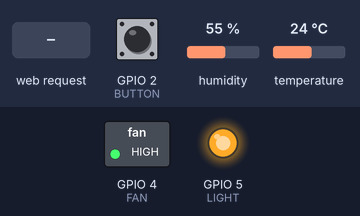
This sketch was run on a simulated ESP8266 (NodeMCU). Parts: switched loads named in the sketch (green lamp = pin HIGH), output pins drawn as LEDs (lit = HIGH). The inputs (shaded band) are chosen by the test bench; at power-on: GPIO 2 (BUTTON) LOW, humidity 55 %, temperature 24 °C. WiFi joins after 1.5 s; servers stay silent unless stated; EEPROM starts erased; what the sketch prints to the serial monitor is not drawn.

Above: at 2.7 s.
2.8 s: HTTP request GET /a received
At 3.4 s:
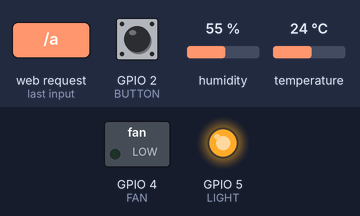
4.3 s: HTTP request GET /b received
At 4.9 s:
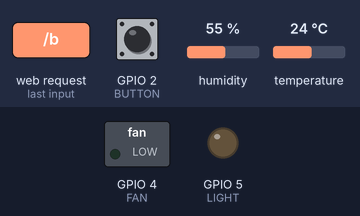
5.8 s: HTTP request GET /a received
At 6.9 s:
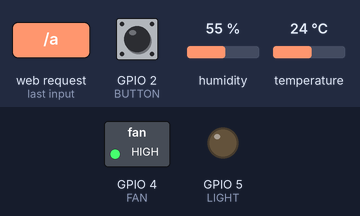
Timing chart, 0 to 8.8 s (numbered marks = the images above; inputs shaded):
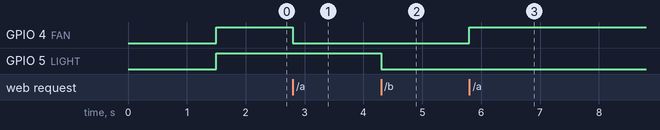

Measured:
- after the input at 2.8 s, GPIO 4 (FAN): HIGH → LOW at once
- after the input at 4.3 s, GPIO 5 (LIGHT): HIGH → LOW at once
- after the input at 5.8 s, GPIO 4 (FAN): LOW → HIGH at once

The sketch:

WiFiWebServer.ino
```cpp
#include <Arduino.h>

#include <ESP8266WiFi.h>
#include <EEPROM.h>
#include <DHT.h>

#define FAN 4
#define LIGHT 5
#define DHTPIN 0
#define DHTTYPE DHT11
#define BUTTON 2

bool fan;
bool light;
bool aux;
int reading;
int addr_fan = 0;
int addr_light = 1;
long tempo = 0;
long debounce = 500;

const char *ssid = "xxx";
const char *password = "xxxxxx";

IPAddress ip(192, 168, 1, 177);
IPAddress gateway(192, 168, 1, 1);
IPAddress subnet(255, 255, 255, 0);

WiFiServer server(1212);
DHT dht(DHTPIN, DHTTYPE);

void setup() {
    Serial.begin(115200);
    WiFi.begin(ssid, password);
    WiFi.config(ip, gateway, subnet);
    while (WiFi.status() != WL_CONNECTED) {
        delay(500);
        Serial.print(".");
    }
    server.begin();
    /**********************************************************************/
    fan = aux = EEPROM.read(addr_fan);
    digitalWrite(FAN, aux);
    light = aux = EEPROM.read(addr_light);
    digitalWrite(LIGHT, aux);
    /**********************************************************************/
    dht.begin();
    pinMode(BUTTON, INPUT);
    pinMode(FAN, OUTPUT);
    pinMode(LIGHT, OUTPUT);
    /**********************************************************************/
}

void loop() {

    reading = digitalRead(BUTTON);

    WiFiClient client = server.available();
    if (!client) {
        return;
    }

    Serial.println("new client");
    while (!client.available()) {
        delay(1);
    }

    String req = client.readStringUntil('\r');
    Serial.println(req);
    client.flush();

    if (req.indexOf("/a") != -1) {
        fan = !fan;
        digitalWrite(FAN, fan);
        EEPROM.write(addr_fan, fan);
    } else if (req.indexOf("/b") != -1) {
        light = !light;
        digitalWrite(LIGHT, light);
        EEPROM.write(addr_light, light);
    } else if (req.indexOf("/c") == -1) {
        Serial.println("invalid request");
        client.stop();
        return;
    }

    client.flush();
    client.println("HTTP/1.1 200 OK");
    client.println("Content-Type: text/html");
    client.println("Connection: close");
    client.println();
    client.println(light);
    client.println(fan);
    client.println(dht.readTemperature());
    client.println(dht.readHumidity());

    delay(1);
    Serial.println("Client disonnected");
}
```
